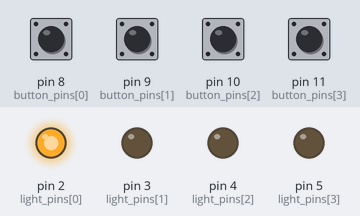
Recording of a sketch running on a simulated Arduino Uno, built with avr-gcc and run on an emulated ATmega328P. Parts: output pins drawn as LEDs (lit = HIGH). Inputs (shaded band) come from the test bench; at power-on: pin 8 (button_pins[0]), pin 9 (button_pins[1]), pin 10 (button_pins[2]), pin 11 (button_pins[3]) HIGH. Random numbers use the default seed unless the sketch sets one.

Above: at 1.3 s.
1.4 s: pin 9 (button_pins[1]) pulled LOW for 0.15 s
At 2.8 s:
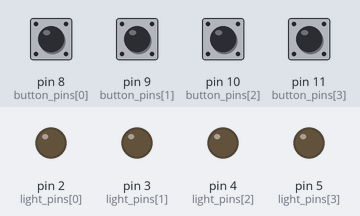
6.0 s: pin 11 (button_pins[3]) pulled LOW for 1 s
At 8.2 s:
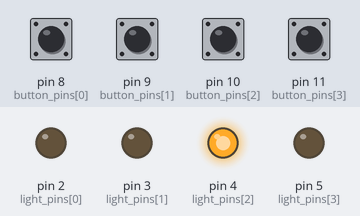
8.5 s: pin 11 (button_pins[3]) pulled LOW for 0.15 s
At 9.4 s:
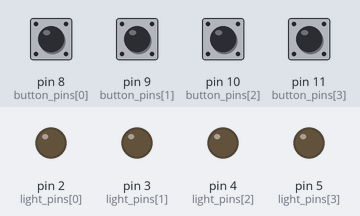
Timing chart, 0 to 15.0 s (numbered marks = the images above; inputs shaded):
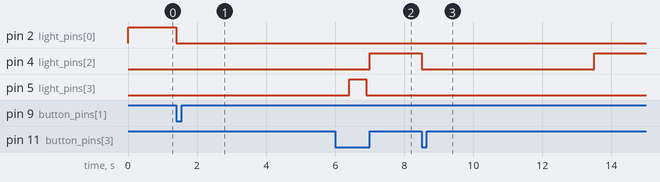

Measured:
- after the input at 1.4 s, pin 2 (light_pins[0]): HIGH → LOW at once
- after the input at 6.0 s, pin 4 (light_pins[2]): LOW → HIGH after 1.0 s
- after the input at 8.5 s, pin 4 (light_pins[2]): HIGH → LOW at once, → HIGH 5.0 s later

The sketch:

sequencing-game.ino
```cpp
// MRDC Sequencing Game
// 5 February 2019
// Developed by Taylor Berg for Illinois Tech Robotics and the MRDC community
//
// Caveats:
// - We're unsure of whether or not the button order is generated randomly. We assume here that it is.
// - We are also unsure of whether or not a button can be repeated in the sequence. We assume here that they can be repeated.
//
// Wiring/Setup:
// 1. Define the number of rounds and buttons below
// 2. For each button, define a light pin and a button pin in the provided arrays. Make sure the light and button pin are at the same index in both arrays.
// 3. Wire light pins to LEDs to ground via a 1 kOhm resistor.
// 4. Wire button pins to ground via a 1 kOhm resistor.

/*
 * This program is free software: you can redistribute it and/or modify
 * it under the terms of the GNU General Public License as published by
 * the Free Software Foundation, either version 3 of the License, or
 * (at your option) any later version.
 *
 * This program is distributed in the hope that it will be useful,
 * but WITHOUT ANY WARRANTY; without even the implied warranty of
 * MERCHANTABILITY or FITNESS FOR A PARTICULAR PURPOSE.  See the
 * GNU General Public License for more details.
 *
 * You should have received a copy of the GNU General Public License
 * along with this program. If not, see <http://www.gnu.org/licenses/>.
 */

#define ROUNDS 4
#define BUTTONS 4
const int light_pins[] = {2, 3, 4, 5};
const int button_pins[] = {8, 9, 10, 11};

void setup() {
  for (int i = 0; i < BUTTONS; i++) {
    pinMode(light_pins[i], OUTPUT);
    pinMode(button_pins[i], INPUT_PULLUP);
    digitalWrite(light_pins[i], LOW);
  }
  // it's kind of random, right?
  randomSeed(analogRead(0));
}

void loop() {
  for (int i = 0; i < ROUNDS; i++) {
    int target = random(BUTTONS);
    digitalWrite(light_pins[target], HIGH);
    bool won = false;
    delay(500);
    while (!won) {
      for (int b = 0; b < BUTTONS; b++) {
        bool state = digitalRead(button_pins[b]);
        if (state == LOW) {
          if (b != target) {
            digitalWrite(light_pins[b], LOW);
            digitalWrite(light_pins[target], LOW);
            delay(5000);
            while (!digitalRead(button_pins[b]));
            return;
          } else {
            won = true;
            digitalWrite(light_pins[target], LOW);
            break;
          }
        }
      }
      while (!digitalRead(button_pins[target])) ;
    }
    digitalWrite(light_pins[target], LOW);
  }

  for (int l = 0; l < 5; l++) {
    for (int i = 0; i < BUTTONS; i++) {
      digitalWrite(light_pins[i], HIGH);
    }
    delay(500);
    for (int i = 0; i < BUTTONS; i++) {
      digitalWrite(light_pins[i], LOW);
    }
    delay(500);
  }
}
```
